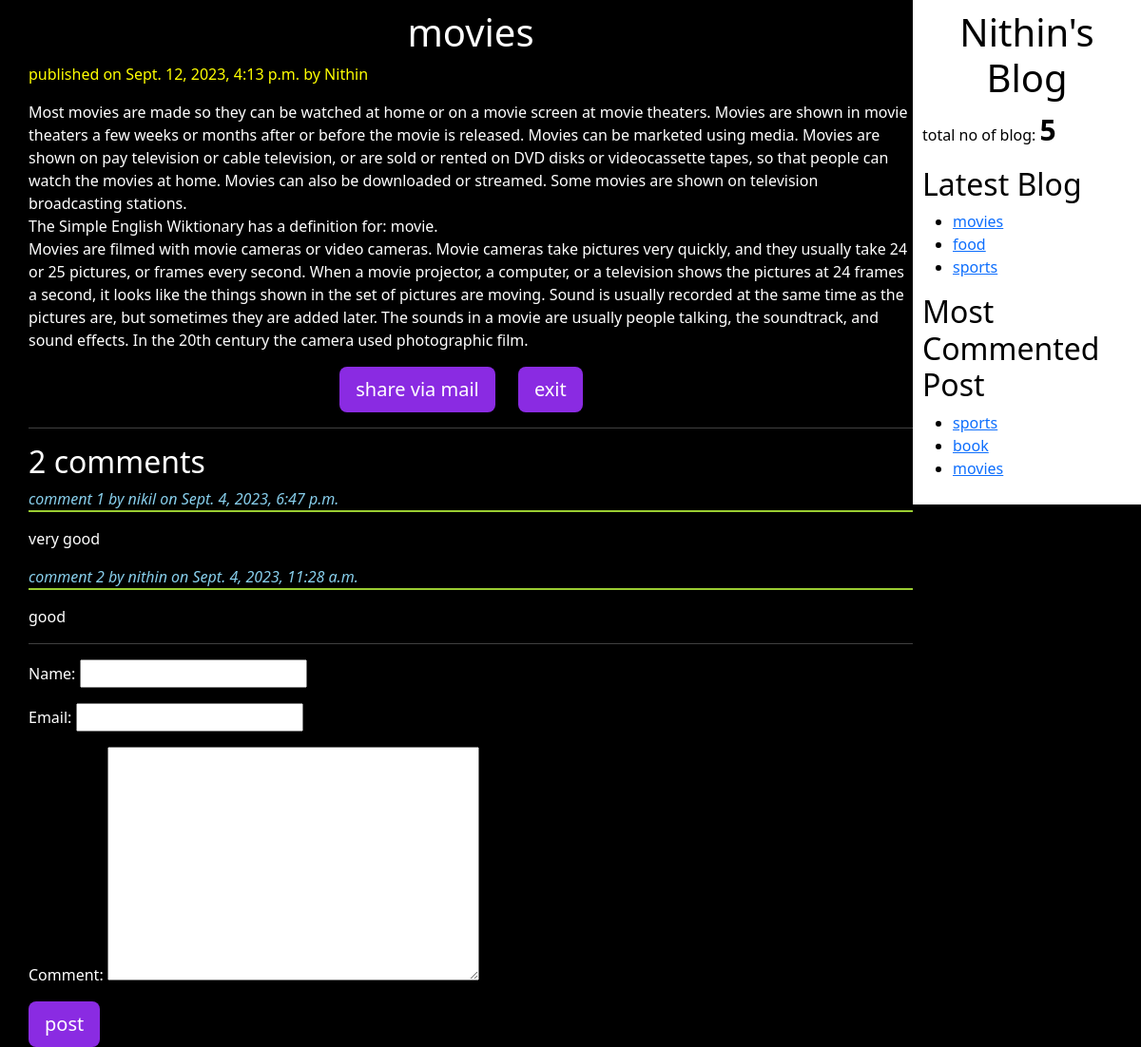
/2023/09/12/movies/, run on the app's committed database.
### app/models.py (models this page shows, shortened)
class Post(models.Model):
	STATUS_CHOICES = (("draft","Draft"),("published","Published"))
	title = models.CharField(max_length=50)
	slug = models.SlugField(max_length = 50, unique_for_date='publish')
	author = models.ForeignKey(User, related_name='blog_project', on_delete = models.CASCADE)
	publish = models.DateTimeField(default = timezone.now)
	created = models.DateTimeField(auto_now_add=True)
	update = models.DateTimeField(auto_now=True)
	body = models.TextField()
	status = models.CharField(max_length = 50, choices = STATUS_CHOICES, default= "draft")
	objects = CustomManager()
	tags = TaggableManager()
	class Meta:
		ordering  = ("-publish",)
	def get_absolute_url(self):
		return reverse("detail", args = [self.publish.year, self.publish.strftime("%m"), self.publish.strftime("%d"), self.slug])

class Comment(models.Model):
	post = models.ForeignKey(Post, related_name = "cmt", on_delete = models.CASCADE)
	name = models.CharField(max_length=50)
	email = models.EmailField()
	comment = models.TextField()
	created = models.DateTimeField(auto_now_add=True)
	update = models.DateTimeField(auto_now=True)
	active = models.BooleanField(default =True)
	class Meta:
		ordering  = ("-created",)

### app/views.py (the view)
# urls.py: re_path(r"^(?P<year>\d{4})/(?P<month>\d{2})/(?P<day>\d{2})/(?P<slug>[-\w]+)/$", v.detail_view, name = "detail"),
def detail_view(request, year, month, day, slug):
	post = get_object_or_404(Post, slug = slug, status = "published", publish__year = year, publish__month = month, publish__day = day)
	comment = post.cmt.filter(active = True)
	csubmit = False
	if request.method == "POST":
		form = CommentForm(request.POST)
		if form.is_valid():
			new_comment = form.save(commit = False)
			new_comment.post = post
			new_comment.save()
			csubmit = True
	else:
		form = CommentForm()
	dict = {"post" : post, "form": form, "comment" : comment, "csubmit" : csubmit}
	return render(request = request, template_name = "app/post_detail.html", context = dict)

### app/forms.py
class CommentForm(forms.ModelForm):
    class Meta:
        model = Comment
        fields = ('name',"email", "comment")

### app/models.py (called while the page is built)
	def get_queryset(self):
		return super().get_queryset().filter(status = "published")

### app/templatetags/blog_tag.py (called while the page is built)
@register.simple_tag()
def count():
	return Post.objects.count()

@register.inclusion_tag("app/latest_blog.html")
def latest_blog():
	latest_blog = Post.objects.order_by("-publish")[:3]
	return {"latest_blog" : latest_blog}

@register.simple_tag()
def more_cmt(count = 3):
	return Post.objects.annotate(total_count = Count("cmt")).order_by("-total_count")[:count]

### templates/app/post_detail.html (shortened to what this page needs)
{% extends "app/base.html" %}
{% block body_block %}
	<h1>{{ post.title }}</h1>
	<p id = "pdate">published on {{ post.publish }} by {{ post.author|title }}</p>
	{{ post.body| linebreaks}}
	<div class="container" align="center">
		<a href="/{{ post.id }}/share" class = "btn btn-lg btn-sucess", id = "smail"> share via mail</a>
		<a href="{% url "home"%}" class = "btn btn-lg btn-sucess", id = "smail"> exit</a>
	</div>
	<hr>
	<h2>{{ comment.count }} comment{{ comment.count|pluralize }}</h2>
	{% if comment %}
		{% for c  in comment %}
			<p id = "cmt">comment {{ forloop.counter }} by {{ c.name }} on {{ c.created }}</p>
				{{ c.comment|linebreaks }}
		{% endfor %}
	{% else %}
		<h2>no comments yet!!!</h2>
	{% endif %}
	<hr>
	{% if csubmit %}
		<h2>comment added sucessfully</h2>
		<a href="{{ post.get_absolute_url }}" class = "btn btn-lg btn-sucess", id = "smail"> back</a>
	{% else %}
		<form method="POST">
			 {{ form.as_p }}
			 <input type="submit" name="" value="post" class = "btn btn-lg btn-sucess", id = "smail" >
		</form>
	{% endif %}
{% endblock body_block %}

### templates/app/base.html (shortened to what this page needs)
<!DOCTYPE html>
{% load static %}
{% load blog_tag %}
<html>
<head>
	<link href="https://cdn.jsdelivr.net/npm/bootstrap@5.3.1/dist/css/bootstrap.min.css" rel="stylesheet">
  	<link rel="stylesheet" type="text/css" href="{% static "app/base.css" %}">
</head>
<body>
	<div class = "content">
		{% block body_block %}
		{% endblock body_block %}
	</div>
	<div class="sidebar">
		<h1>Nithin's Blog</h1>
		<p>total no of blog: <span id = "blog_cnt"> {% count %}</span></p>
		<h2>Latest Blog</h2>
		{% latest_blog%}
		<h2>Most Commented Post</h2>
		{% more_cmt as mc %}
		<ul>
			{% for i in mc %}
			<li><a href="{{ i.get_absolute_url }}"> {{ i.title }}</a></li>
			{% endfor %}
		</ul>
	</div>
</body>
</html>

### templates/app/latest_blog.html
<ul>
	{% for i in latest_blog %}
	<li><a href="{{ i.get_absolute_url }}"> {{ i.title }}</a></li>
	{% endfor %}
</ul>

### static/app/base.css (style rules this page uses)
.content { color:white; background: black; float: left; width: 80%; height: 100%; padding: 10px 0px 0px 30px; }
.sidebar { color:black; background: white; float: right; width: 20%; height: 100%; padding: 10px; }
h1 { text-align : center; }
#pdate { color :yellow; }
body { background: black; }
#smail { background: blueviolet; color :white; margin-right: 20px; }
#cmt { color: skyblue; border-bottom: 2px solid yellowgreen; font-style: italic; }
#blog_cnt { font-weight: bold; font-size: 30px; }

### data on the page
Post: title "movies", publish "Sept. 12, 2023, 4:13 p.m.", author "Nithin", body "Most movies are made so they can be watched at home or on a movie screen at movie theaters. Movies are shown in movie theaters a few weeks or months after or before the movie is released. Movies can be marketed using media. Movies are shown on pay television or cable television, or are sold or rented on DVD disks or videocassette tapes, so that people can watch the movies at home. Movies can also be downloaded or streamed. Some movies are shown on television broadcasting stations. The Simple English Wiktionary has a definition for: movie. Movies are filmed with movie cameras or video cameras. Movie cameras take pictures very quickly, and they usually take 24 or 25 pictures, or frames every…"
Comment: name "nikil", created "Sept. 4, 2023, 6:47 p.m.", comment "very good"
Comment: name "nithin", created "Sept. 4, 2023, 11:28 a.m.", comment "good"
Post: title "food"
Post: title "sports"
Post: title "book"

### other printed values
{{ comment.count }} "2"
